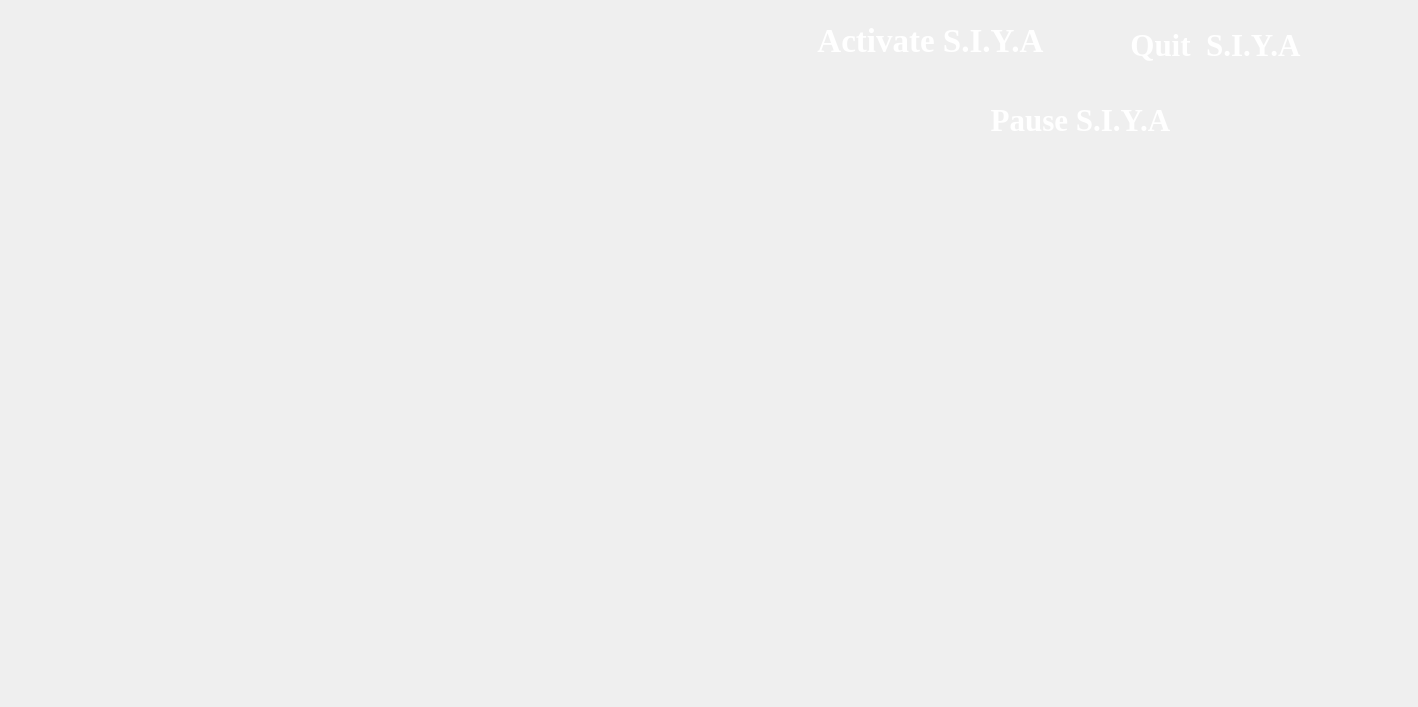
<?xml version="1.0" encoding="UTF-8"?>
<ui version="4.0">
 <class>MainWindow</class>
 <widget class="QMainWindow" name="MainWindow">
  <property name="geometry">
   <rect>
    <x>0</x>
    <y>0</y>
    <width>1418</width>
    <height>707</height>
   </rect>
  </property>
  <property name="windowTitle">
   <string>MainWindow</string>
  </property>
  <widget class="QWidget" name="centralwidget">
   <widget class="QLabel" name="label">
    <property name="geometry">
     <rect>
      <x>-170</x>
      <y>0</y>
      <width>1581</width>
      <height>721</height>
     </rect>
    </property>
    <property name="text">
     <string/>
    </property>
    <property name="pixmap">
     <pixmap>../setup/512679.jpg</pixmap>
    </property>
    <property name="scaledContents">
     <bool>true</bool>
    </property>
   </widget>
   <widget class="QLabel" name="nouse1">
    <property name="geometry">
     <rect>
      <x>750</x>
      <y>0</y>
      <width>371</width>
      <height>91</height>
     </rect>
    </property>
    <property name="text">
     <string/>
    </property>
    <property name="pixmap">
     <pixmap>../setup/fram_prev_ui.png</pixmap>
    </property>
    <property name="scaledContents">
     <bool>true</bool>
    </property>
   </widget>
   <widget class="QPushButton" name="pushButton">
    <property name="geometry">
     <rect>
      <x>800</x>
      <y>10</y>
      <width>261</width>
      <height>61</height>
     </rect>
    </property>
    <property name="font">
     <font>
      <family>Times New Roman</family>
      <pointsize>25</pointsize>
      <weight>75</weight>
      <italic>false</italic>
      <bold>true</bold>
     </font>
    </property>
    <property name="styleSheet">
     <string notr="true">color: rgb(255, 255, 255);
background-color: qconicalgradient(cx:0, cy:0, angle:135, stop:0 rgba(255, 255, 0, 69), stop:0.375 rgba(255, 255, 0, 69), stop:0.423533 rgba(251, 255, 0, 145), stop:0.45 rgba(247, 255, 0, 208), stop:0.477581 rgba(255, 244, 71, 130), stop:0.518717 rgba(255, 218, 71, 130), stop:0.55 rgba(255, 255, 0, 255), stop:0.57754 rgba(255, 203, 0, 130), stop:0.625 rgba(255, 255, 0, 69), stop:1 rgba(255, 255, 0, 69));
border-color: rgb(255, 255, 255);
background-color: rgb(245, 255, 238);
alternate-background-color: rgb(255, 220, 19);
font: bold 25pt &quot;Times New Roman&quot;;</string>
    </property>
    <property name="text">
     <string>Activate S.I.Y.A</string>
    </property>
    <property name="icon">
     <iconset>
      <normaloff>../setup/images_prev_ui.png</normaloff>../setup/images_prev_ui.png</iconset>
    </property>
    <property name="iconSize">
     <size>
      <width>35</width>
      <height>35</height>
     </size>
    </property>
    <property name="checkable">
     <bool>false</bool>
    </property>
    <property name="autoDefault">
     <bool>false</bool>
    </property>
    <property name="default">
     <bool>false</bool>
    </property>
    <property name="flat">
     <bool>true</bool>
    </property>
   </widget>
   <widget class="QLabel" name="nouse1_2">
    <property name="geometry">
     <rect>
      <x>1060</x>
      <y>0</y>
      <width>351</width>
      <height>91</height>
     </rect>
    </property>
    <property name="text">
     <string/>
    </property>
    <property name="pixmap">
     <pixmap>../setup/fram_prev_ui.png</pixmap>
    </property>
    <property name="scaledContents">
     <bool>true</bool>
    </property>
   </widget>
   <widget class="QPushButton" name="pushButton_2">
    <property name="geometry">
     <rect>
      <x>1090</x>
      <y>10</y>
      <width>251</width>
      <height>71</height>
     </rect>
    </property>
    <property name="font">
     <font>
      <family>Times New Roman</family>
      <pointsize>23</pointsize>
      <weight>75</weight>
      <italic>false</italic>
      <bold>true</bold>
     </font>
    </property>
    <property name="styleSheet">
     <string notr="true">color: rgb(255, 255, 255);
background-color: qconicalgradient(cx:0, cy:0, angle:135, stop:0 rgba(255, 255, 0, 69), stop:0.375 rgba(255, 255, 0, 69), stop:0.423533 rgba(251, 255, 0, 145), stop:0.45 rgba(247, 255, 0, 208), stop:0.477581 rgba(255, 244, 71, 130), stop:0.518717 rgba(255, 218, 71, 130), stop:0.55 rgba(255, 255, 0, 255), stop:0.57754 rgba(255, 203, 0, 130), stop:0.625 rgba(255, 255, 0, 69), stop:1 rgba(255, 255, 0, 69));
border-color: rgb(255, 255, 255);
background-color: rgb(245, 255, 238);
alternate-background-color: rgb(255, 220, 19);
font: bold 23pt &quot;Times New Roman&quot;;</string>
    </property>
    <property name="text">
     <string>Quit  S.I.Y.A</string>
    </property>
    <property name="icon">
     <iconset>
      <normaloff>../setup/off-button-round-symbol-isolated-white-off-button-round-white-icon-115332222_prev_ui.png</normaloff>../setup/off-button-round-symbol-isolated-white-off-button-round-white-icon-115332222_prev_ui.png</iconset>
    </property>
    <property name="iconSize">
     <size>
      <width>45</width>
      <height>45</height>
     </size>
    </property>
    <property name="checkable">
     <bool>false</bool>
    </property>
    <property name="autoDefault">
     <bool>false</bool>
    </property>
    <property name="default">
     <bool>false</bool>
    </property>
    <property name="flat">
     <bool>true</bool>
    </property>
   </widget>
   <widget class="QLabel" name="label_3">
    <property name="geometry">
     <rect>
      <x>0</x>
      <y>-90</y>
      <width>771</width>
      <height>281</height>
     </rect>
    </property>
    <property name="text">
     <string/>
    </property>
    <property name="pixmap">
     <pixmap>../setup/BigheartedVagueFoal-size_restricted.gif</pixmap>
    </property>
    <property name="scaledContents">
     <bool>true</bool>
    </property>
   </widget>
   <widget class="QLabel" name="label_5">
    <property name="geometry">
     <rect>
      <x>570</x>
      <y>160</y>
      <width>781</width>
      <height>621</height>
     </rect>
    </property>
    <property name="text">
     <string/>
    </property>
    <property name="pixmap">
     <pixmap>../setup/b709477ff0a3f94d94ace66c49c63e23.gif</pixmap>
    </property>
    <property name="scaledContents">
     <bool>false</bool>
    </property>
   </widget>
   <widget class="QLabel" name="label_2">
    <property name="geometry">
     <rect>
      <x>0</x>
      <y>110</y>
      <width>681</width>
      <height>661</height>
     </rect>
    </property>
    <property name="text">
     <string/>
    </property>
    <property name="pixmap">
     <pixmap>../setup/dribbb.gif</pixmap>
    </property>
    <property name="scaledContents">
     <bool>false</bool>
    </property>
    <property name="alignment">
     <set>Qt::AlignHCenter|Qt::AlignTop</set>
    </property>
    <property name="indent">
     <number>-1</number>
    </property>
   </widget>
   <widget class="QLabel" name="nouse1_3">
    <property name="geometry">
     <rect>
      <x>920</x>
      <y>80</y>
      <width>341</width>
      <height>81</height>
     </rect>
    </property>
    <property name="text">
     <string/>
    </property>
    <property name="pixmap">
     <pixmap>../setup/fram_prev_ui.png</pixmap>
    </property>
    <property name="scaledContents">
     <bool>true</bool>
    </property>
   </widget>
   <widget class="QPushButton" name="pushButton_3">
    <property name="geometry">
     <rect>
      <x>960</x>
      <y>100</y>
      <width>241</width>
      <height>41</height>
     </rect>
    </property>
    <property name="font">
     <font>
      <family>Times New Roman</family>
      <pointsize>23</pointsize>
      <weight>75</weight>
      <italic>false</italic>
      <bold>true</bold>
     </font>
    </property>
    <property name="styleSheet">
     <string notr="true">color: rgb(255, 255, 255);
background-color: qconicalgradient(cx:0, cy:0, angle:135, stop:0 rgba(255, 255, 0, 69), stop:0.375 rgba(255, 255, 0, 69), stop:0.423533 rgba(251, 255, 0, 145), stop:0.45 rgba(247, 255, 0, 208), stop:0.477581 rgba(255, 244, 71, 130), stop:0.518717 rgba(255, 218, 71, 130), stop:0.55 rgba(255, 255, 0, 255), stop:0.57754 rgba(255, 203, 0, 130), stop:0.625 rgba(255, 255, 0, 69), stop:1 rgba(255, 255, 0, 69));
border-color: rgb(255, 255, 255);
background-color: rgb(245, 255, 238);
alternate-background-color: rgb(255, 220, 19);
font: bold 23pt &quot;Times New Roman&quot;;</string>
    </property>
    <property name="text">
     <string>Pause S.I.Y.A</string>
    </property>
    <property name="iconSize">
     <size>
      <width>45</width>
      <height>45</height>
     </size>
    </property>
    <property name="checkable">
     <bool>false</bool>
    </property>
    <property name="autoDefault">
     <bool>false</bool>
    </property>
    <property name="default">
     <bool>false</bool>
    </property>
    <property name="flat">
     <bool>true</bool>
    </property>
   </widget>
  </widget>
 </widget>
 <resources/>
 <connections/>
</ui>
